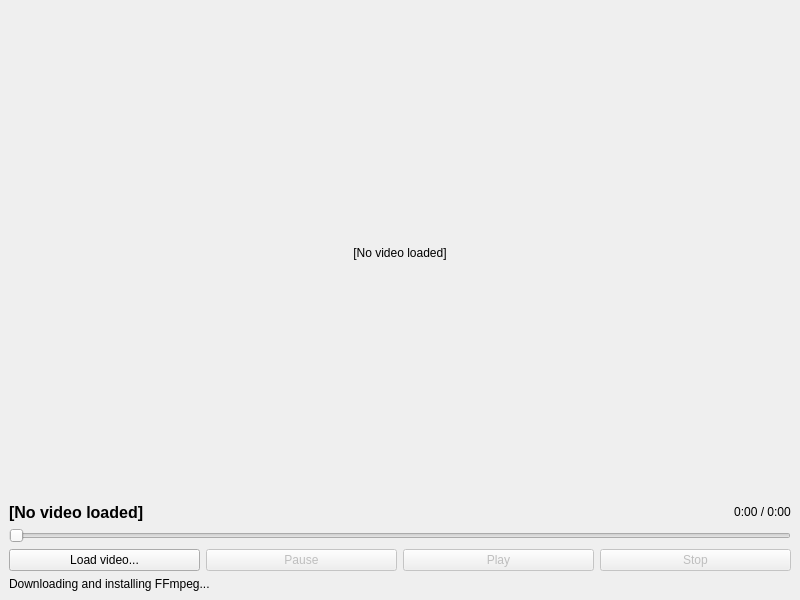
<?xml version="1.0" encoding="UTF-8"?>
<ui version="4.0">
 <class>MainWindow</class>
 <widget class="QMainWindow" name="MainWindow">
  <property name="geometry">
   <rect>
    <x>0</x>
    <y>0</y>
    <width>800</width>
    <height>600</height>
   </rect>
  </property>
  <property name="windowTitle">
   <string>DMA Video Player</string>
  </property>
  <widget class="QWidget" name="centralwidget">
   <layout class="QVBoxLayout" name="verticalLayout_2">
    <item>
     <layout class="QVBoxLayout" name="verticalLayout">
      <item>
       <widget class="QLabel" name="videoLabel">
        <property name="sizePolicy">
         <sizepolicy hsizetype="Preferred" vsizetype="Expanding">
          <horstretch>0</horstretch>
          <verstretch>0</verstretch>
         </sizepolicy>
        </property>
        <property name="text">
         <string>[No video loaded]</string>
        </property>
        <property name="alignment">
         <set>Qt::AlignmentFlag::AlignCenter</set>
        </property>
       </widget>
      </item>
      <item>
       <layout class="QHBoxLayout" name="horizontalLayout_2">
        <item>
         <widget class="QLabel" name="nameLabel">
          <property name="font">
           <font>
            <pointsize>12</pointsize>
            <bold>true</bold>
           </font>
          </property>
          <property name="text">
           <string>[No video loaded]</string>
          </property>
         </widget>
        </item>
        <item>
         <spacer name="horizontalSpacer_3">
          <property name="orientation">
           <enum>Qt::Orientation::Horizontal</enum>
          </property>
          <property name="sizeHint" stdset="0">
           <size>
            <width>40</width>
            <height>20</height>
           </size>
          </property>
         </spacer>
        </item>
        <item alignment="Qt::AlignmentFlag::AlignVCenter">
         <widget class="QLabel" name="timeLabel">
          <property name="sizePolicy">
           <sizepolicy hsizetype="Preferred" vsizetype="Fixed">
            <horstretch>0</horstretch>
            <verstretch>0</verstretch>
           </sizepolicy>
          </property>
          <property name="text">
           <string>0:00 / 0:00</string>
          </property>
          <property name="alignment">
           <set>Qt::AlignmentFlag::AlignCenter</set>
          </property>
         </widget>
        </item>
       </layout>
      </item>
      <item>
       <widget class="QSlider" name="seekSlider">
        <property name="enabled">
         <bool>false</bool>
        </property>
        <property name="orientation">
         <enum>Qt::Orientation::Horizontal</enum>
        </property>
       </widget>
      </item>
      <item>
       <layout class="QHBoxLayout" name="horizontalLayout">
        <item>
         <widget class="QPushButton" name="loadButton">
          <property name="sizePolicy">
           <sizepolicy hsizetype="MinimumExpanding" vsizetype="Preferred">
            <horstretch>0</horstretch>
            <verstretch>0</verstretch>
           </sizepolicy>
          </property>
          <property name="text">
           <string>Load video...</string>
          </property>
          <property name="icon">
           <iconset theme="QIcon::ThemeIcon::DocumentOpen"/>
          </property>
         </widget>
        </item>
        <item>
         <widget class="QPushButton" name="pauseButton">
          <property name="enabled">
           <bool>false</bool>
          </property>
          <property name="sizePolicy">
           <sizepolicy hsizetype="MinimumExpanding" vsizetype="Preferred">
            <horstretch>0</horstretch>
            <verstretch>0</verstretch>
           </sizepolicy>
          </property>
          <property name="text">
           <string>Pause</string>
          </property>
          <property name="icon">
           <iconset theme="QIcon::ThemeIcon::MediaPlaybackPause"/>
          </property>
         </widget>
        </item>
        <item>
         <widget class="QPushButton" name="playButton">
          <property name="enabled">
           <bool>false</bool>
          </property>
          <property name="sizePolicy">
           <sizepolicy hsizetype="MinimumExpanding" vsizetype="Preferred">
            <horstretch>0</horstretch>
            <verstretch>0</verstretch>
           </sizepolicy>
          </property>
          <property name="text">
           <string>Play</string>
          </property>
          <property name="icon">
           <iconset theme="QIcon::ThemeIcon::MediaPlaybackStart"/>
          </property>
         </widget>
        </item>
        <item>
         <widget class="QPushButton" name="stopButton">
          <property name="enabled">
           <bool>false</bool>
          </property>
          <property name="sizePolicy">
           <sizepolicy hsizetype="MinimumExpanding" vsizetype="Preferred">
            <horstretch>0</horstretch>
            <verstretch>0</verstretch>
           </sizepolicy>
          </property>
          <property name="sizeIncrement">
           <size>
            <width>0</width>
            <height>0</height>
           </size>
          </property>
          <property name="baseSize">
           <size>
            <width>0</width>
            <height>0</height>
           </size>
          </property>
          <property name="text">
           <string>Stop</string>
          </property>
          <property name="icon">
           <iconset theme="QIcon::ThemeIcon::MediaPlaybackStop"/>
          </property>
         </widget>
        </item>
       </layout>
      </item>
      <item>
       <widget class="QLabel" name="statusLabel">
        <property name="text">
         <string>Downloading and installing FFmpeg...</string>
        </property>
       </widget>
      </item>
     </layout>
    </item>
   </layout>
  </widget>
 </widget>
 <resources/>
 <connections/>
</ui>
